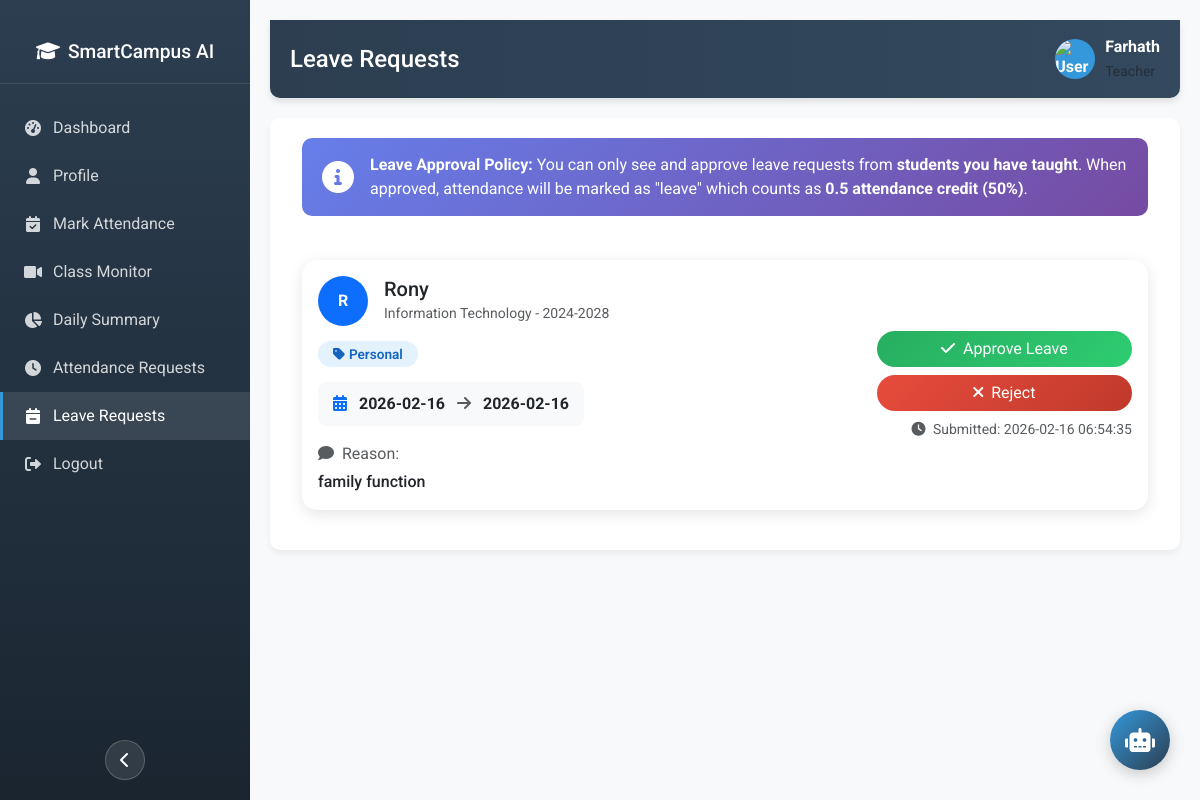
/teacher/leave_requests (signed in), run on the app's committed database.
### tables this page shows
CREATE TABLE leave_requests (
            id INTEGER PRIMARY KEY AUTOINCREMENT,
            student_id TEXT NOT NULL,
            start_date DATE NOT NULL,
            end_date DATE NOT NULL,
            reason TEXT NOT NULL,
            leave_type TEXT DEFAULT 'personal',
            status TEXT DEFAULT 'pending',
            reviewed_by TEXT DEFAULT NULL,
            reviewed_at TIMESTAMP DEFAULT NULL,
            teacher_remarks TEXT DEFAULT NULL,
            created_at TIMESTAMP DEFAULT CURRENT_TIMESTAMP, teacher_id TEXT DEFAULT NULL,
            FOREIGN KEY (student_id) REFERENCES users(user_id)
        );

### app.py (the view)
@app.route('/teacher/leave_requests')
def teacher_leave_requests():
    if 'user_id' not in session or session['role'] != 'teacher':
        return redirect(url_for('login'))
    teacher_id = session['user_id']
    conn = get_db_connection()
    leave_requests = conn.execute('''
        SELECT DISTINCT lr.*, u.name as student_name, u.department, u.batch
        FROM leave_requests lr
        JOIN users u ON lr.student_id = u.user_id
        WHERE lr.status = 'pending'
        AND (
            lr.teacher_id = ?
            OR (
                lr.teacher_id IS NULL AND lr.student_id IN (
                    SELECT DISTINCT student_id FROM attendance WHERE marked_by = ?
                )
            )
        )
        ORDER BY lr.created_at DESC
    ''', (teacher_id, teacher_id)).fetchall()
    conn.close()
    return render_template('teacher/leave_requests.html', leave_requests=leave_requests)

### app.py (called while the page is built)
def get_db_connection():
    conn = sqlite3.connect('database/attendance.db')
    conn.row_factory = sqlite3.Row
    return conn

### templates/teacher/leave_requests.html (shortened to what this page needs)
{% extends "base_authenticated.html" %}
{% block page_title %}Leave Requests{% endblock %}
{% block content %}
<div class="container-fluid">
    <div class="row mb-4">
        <div class="col-12">
            <div class="info-box d-flex align-items-center">
                <i class="fas fa-info-circle fa-2x me-3"></i>
                <div>
                    <strong>Leave Approval Policy:</strong> You can only see and approve leave requests from
                    <strong>students you have taught</strong>. When approved, attendance will be marked as "leave" which
                    counts as <strong>0.5 attendance credit (50%)</strong>.
                </div>
            </div>
        </div>
    </div>
    <div class="row">
        <div class="col-12">
            {% if leave_requests %}
            {% for leave in leave_requests %}
            <div class="card leave-card">
                <div class="card-body">
                    <div class="row align-items-center">
                        <div class="col-md-8">
                            <div class="d-flex align-items-center mb-3">
                                <div class="me-3">
                                    <div class="rounded-circle bg-primary text-white d-flex align-items-center justify-content-center"
                                        style="width: 50px; height: 50px; font-weight: bold;">
                                        {{ leave.student_name[0]|upper }}
                                    </div>
                                </div>
                                <div>
                                    <h5 class="mb-0">{{ leave.student_name }}</h5>
                                    <small class="text-muted">{{ leave.department }} - {{ leave.batch }}</small>
                                </div>
                            </div>
                            <div class="mb-3">
                                <span class="leave-type-badge leave-{{ leave.leave_type }}">
                                    <i class="fas fa-tag me-1"></i>{{ leave.leave_type|title }}
                                </span>
                            </div>
                            <div class="date-range mb-3">
                                <i class="fas fa-calendar-alt me-2 text-primary"></i>
                                <strong>{{ leave.start_date }}</strong>
                                <i class="fas fa-arrow-right mx-2 text-muted"></i>
                                <strong>{{ leave.end_date }}</strong>
                            </div>
                            <div>
                                <label class="text-muted mb-1"><i class="fas fa-comment me-2"></i>Reason:</label>
                                <p class="mb-0 fw-medium">{{ leave.reason }}</p>
                            </div>
                        </div>
                        <div class="col-md-4 text-end">
                            <div class="d-grid gap-2">
                                <button class="btn btn-approve" onclick="approveLeave({{ leave.id }})">
                                    <i class="fas fa-check me-2"></i>Approve Leave
                                </button>
                                <button class="btn btn-reject" onclick="rejectLeave({{ leave.id }})">
                                    <i class="fas fa-times me-2"></i>Reject
                                </button>
                            </div>
                            <small class="text-muted mt-2 d-block">
                                <i class="fas fa-clock me-1"></i>
                                Submitted: {{ leave.created_at }}
                            </small>
                        </div>
                    </div>
                </div>
            </div>
            {% endfor %}
            {% endif %}
        </div>
    </div>
</div>
{% endblock %}

### templates/base_authenticated.html (style rules this page uses)
body { font-family: 'Roboto', sans-serif; background-color: #f8f9fa; }
.card { border-radius: 10px; box-shadow: 0 4px 6px rgba(0, 0, 0, 0.05); border: none; margin-bottom: 20px; }
.btn { border-radius: 50px; }

### templates/teacher/leave_requests.html (style rules this page uses)
.leave-card { border-radius: 15px; border: none; box-shadow: 0 4px 15px rgba(0, 0, 0, 0.1); margin-bottom: 20px; transition: transform 0.3s ease; }
.leave-type-badge { padding: 5px 15px; border-radius: 20px; font-weight: 600; font-size: 0.85em; }
.leave-personal { background: #e3f2fd; color: #1565c0; }
.info-box { background: linear-gradient(135deg, #667eea, #764ba2); color: white; padding: 15px 20px; border-radius: 10px; margin-bottom: 20px; }
.date-range { background: #f8f9fa; padding: 10px 15px; border-radius: 8px; display: inline-block; }
.btn-approve { background: linear-gradient(135deg, #27ae60, #2ecc71); border: none; color: white; }
.btn-reject { background: linear-gradient(135deg, #e74c3c, #c0392b); border: none; color: white; }

### data on the page
leave_requests: student_name "R", student_name "Rony", department "Information Technology", batch "2024-2028", leave_type "Personal", start_date "2026-02-16", end_date "2026-02-16", reason "family function", created_at "2026-02-16 06:54:35"

### other printed values
{{ session.name }} "Farhath"
{{ session.role|title }} "Teacher"
